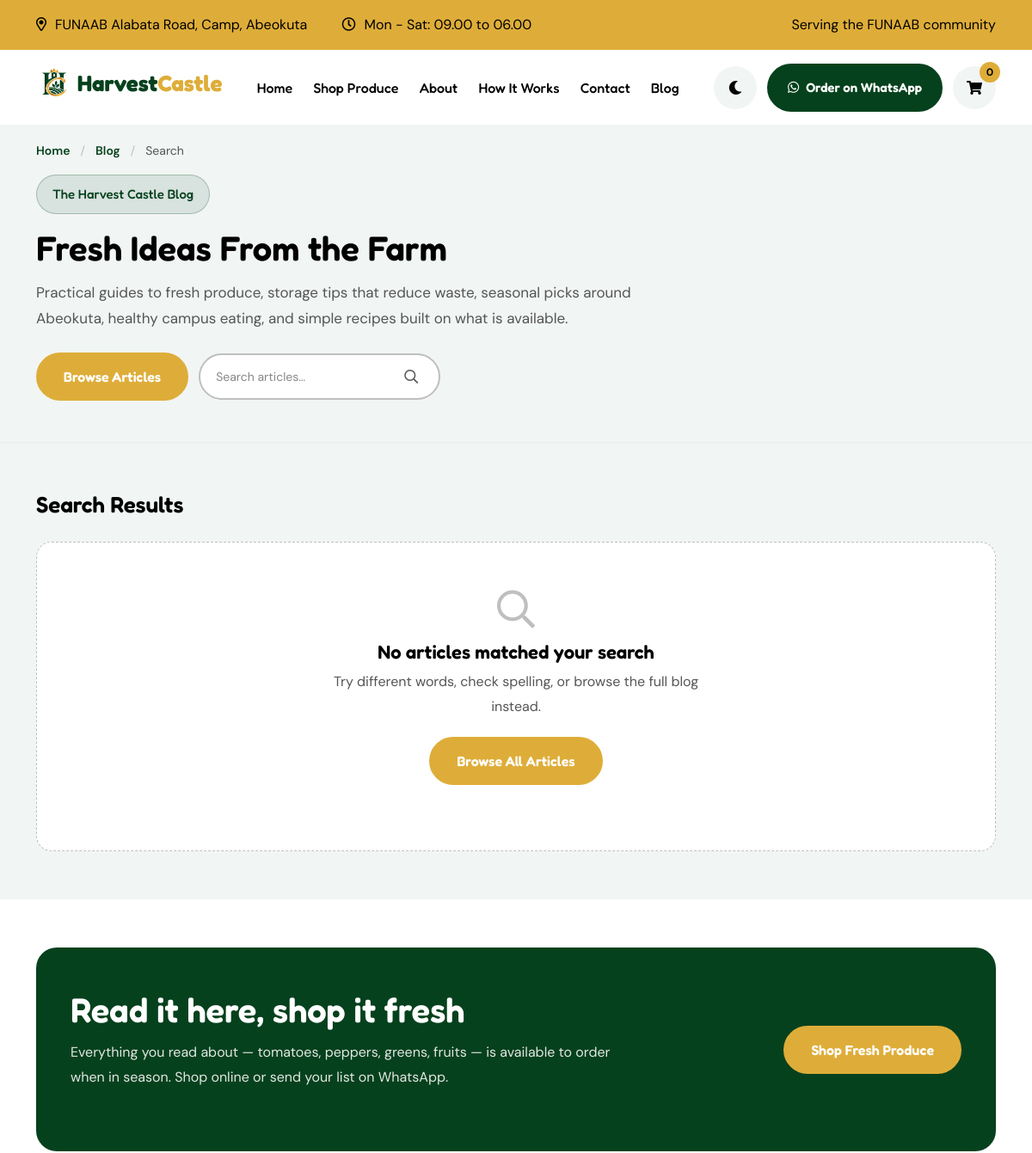
Before: /blog/search/ (upper part) with the older database file.
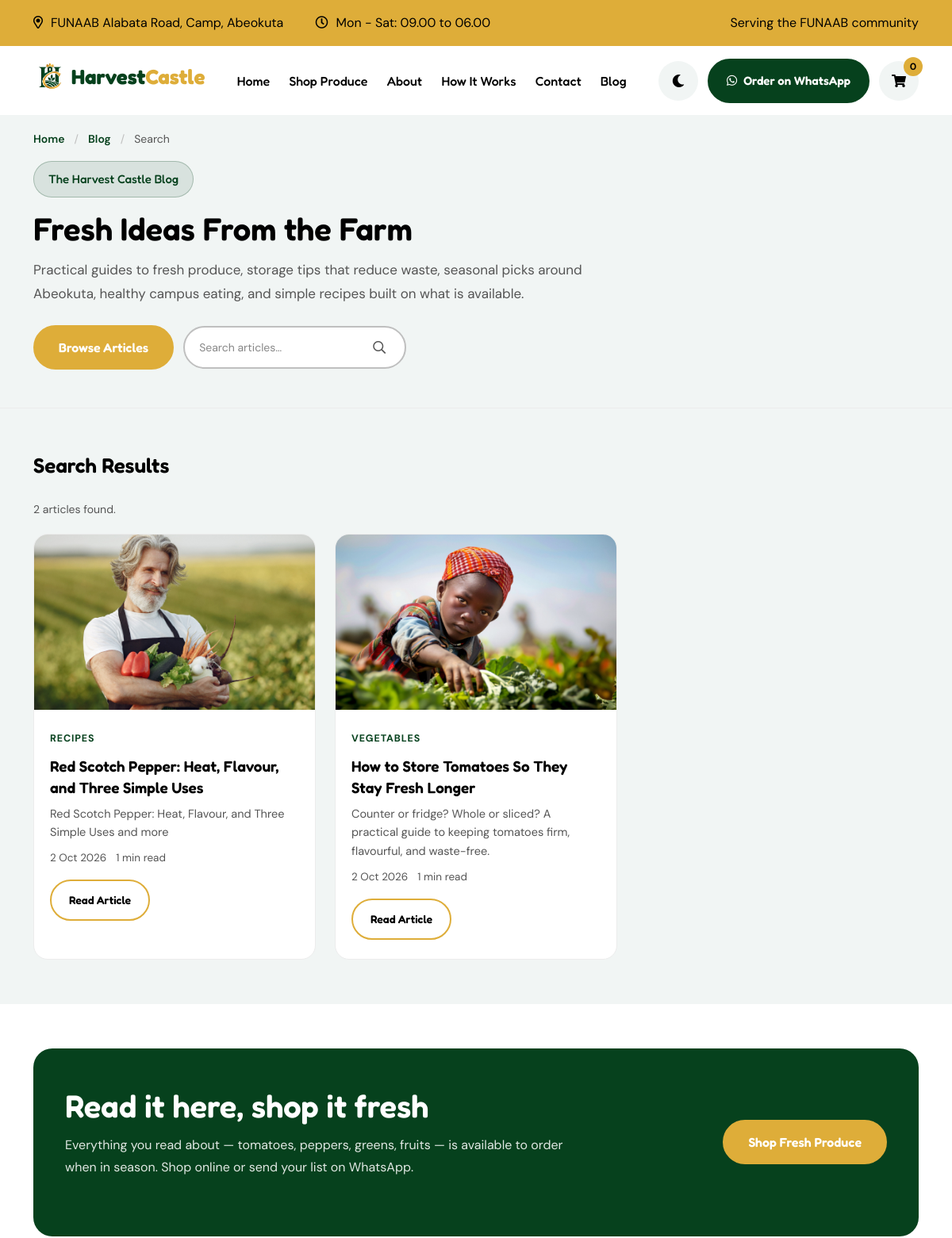
After: the same page with the newer database file.
### main/models.py (models this page shows, shortened)
class BlogPost(models.Model):
    STATUS_PUBLISHED = "published"
    STATUS_DRAFT = "draft"
    STATUS_CHOICES = [
        (STATUS_PUBLISHED, "Published"),
        (STATUS_DRAFT, "Draft"),
    ]
    title = models.CharField(max_length=160)
    slug = models.SlugField(max_length=180, unique=True, blank=True)
    category = models.ForeignKey(
        BlogCategory, on_delete=models.PROTECT, related_name="posts"
    )
    excerpt = models.TextField(max_length=500)
    author = models.CharField(
        max_length=80, default="Harvest Castle Team", blank=True
    )
    tags = models.CharField(
        max_length=250,
        blank=True,
        default="",
        help_text="Comma-separated, e.g. tomatoes, storage, food waste.",
    )
    image = models.ImageField(
        upload_to="blog/",
        help_text="Required — every post must have a featured image.",
    )
    image_alt = models.CharField(
        max_length=125,
        blank=True,
        default="",
        help_text="Auto-filled as '<title> image' when left empty. "
        "You can still edit it for a better description.",
    )
    image_caption = models.CharField(max_length=200, blank=True, default="")
    body = models.TextField()
    status = models.CharField(
        max_length=10, choices=STATUS_CHOICES, default=STATUS_DRAFT
    )
    is_featured = models.BooleanField(
        default=False,
        help_text="Editor's pick slot on the blog page.",
    )
    seo_title = models.CharField(
        max_length=160,
        blank=True,
        default="",
        help_text="Shown in browser tabs and search results. "
        "Leave empty to use the post title.",
    )
    seo_description = models.CharField(
        max_length=300,
        blank=True,
        default="",
        help_text="Short summary for search results "
        "(about 150–160 characters is ideal).",
    )
    reading_time = models.PositiveIntegerField(
        default=1,
        editable=False,
        help_text="Minutes, auto-calculated from the body (~250 wpm).",
    )
    published_at = models.DateTimeField(default=timezone.now)
    created_at = models.DateTimeField(auto_now_add=True)
    updated_at = models.DateTimeField(auto_now=True)
    class Meta:
        ordering = ["-published_at"]
        verbose_name = "Blog Post"
        verbose_name_plural = "Blog Posts"
        indexes = [
            models.Index(fields=["status", "published_at"]),
            models.Index(fields=["slug"]),
        ]

class BlogCategory(models.Model):
    name = models.CharField(max_length=120, unique=True)
    slug = models.SlugField(max_length=140, unique=True, blank=True)
    description = models.TextField(blank=True)
    created_at = models.DateTimeField(auto_now_add=True)
    updated_at = models.DateTimeField(auto_now=True)
    class Meta:
        ordering = ["name"]
        verbose_name = "Blog Category"
        verbose_name_plural = "Blog Categories"

### main/views.py (the view, shortened to what this page needs)
# urls.py: path('blog/search/', views.blog_search, name='blog_search'),
def blog_search(request):
    query = request.GET.get("q", "").strip()
    posts = _published_posts()
    paginator = Paginator(posts, BLOG_PAGE_SIZE)
    page_obj = paginator.get_page(request.GET.get("page"))
    context = {
        "query": query,
        "categories": list(BlogCategory.objects.order_by("name")),
        "posts": page_obj.object_list,
        "page_obj": page_obj,
        "total_count": paginator.count,
    }
    return render(request, 'blog-search.html', context)

### main/views.py (called while the page is built)
def _published_posts():
    return (
        BlogPost.objects.filter(status=BlogPost.STATUS_PUBLISHED)
        .select_related("category")
        .order_by("-published_at", "-id")
    )

### main/templates/blog-search.html (shortened to what this page needs)
{% extends "layout.html" %}
{% load static %}
{% block content %}
<main id="fd-main">
    <div class="fd-blog-hero">
        <div class="container">
            <nav aria-label="Breadcrumb">
                <ol class="fd-breadcrumb">
                    <li><a href="{% url 'harvest_castle:index' %}">Home</a></li>
                    <li><a href="{% url 'harvest_castle:blog' %}">Blog</a></li>
                    <li aria-current="page">Search</li>
                </ol>
            </nav>
            <span class="fd-hero-tag">The Harvest Castle Blog</span>
            <h1>Fresh Ideas From the Farm</h1>
            <p>Practical guides to fresh produce, storage tips that reduce waste, seasonal picks around Abeokuta, healthy campus eating, and simple recipes built on what is available.</p>
            <div class="fd-blog-hero-actions">
                <a href="#fd-blog-latest" class="vs-btn">Browse Articles</a>
                <form action="{% url 'harvest_castle:blog_search' %}" method="get" role="search" class="fd-search-simple" id="fd-blog-search-simple">
                    <div class="fd-search-input-wrapper">
                        <input id="fd-blog-search-input" name="q" type="search" value="{{ query|escape }}" placeholder="Search articles&hellip;" autocomplete="off" aria-label="Search articles">
                        <button type="submit" class="fd-search-submit" aria-label="Search"><i class="far fa-search" aria-hidden="true"></i></button>
                    </div>
                </form>
            </div>
        </div>
    </div>
    <section class="fd-blog-block is-smoke" aria-labelledby="fd-blog-search-title">
        <div class="container">
            <div class="fd-blog-head">
                <h2 id="fd-blog-search-title">Search Results</h2>
            </div>
            {% if total_count > 0 %}
            <p class="fd-result-count" role="status" style="margin-bottom: 18px;">{{ total_count }} article{{ total_count|pluralize }} found.</p>
            <div class="fd-post-grid">
                {% for post in posts %}
                {% include "partials/blog_card.html" with post=post %}
                {% endfor %}
            </div>
            {% else %}
            <div class="fd-shop-state" role="status">
                <i class="far fa-search" aria-hidden="true"></i>
                <h2>No articles matched your search</h2>
                <p>Try different words, check spelling, or browse the full blog instead.</p>
                <p><a class="vs-btn" href="{% url 'harvest_castle:blog' %}">Browse All Articles</a></p>
            </div>
            {% endif %}
        </div>
    </section>
    <section class="space-bottom" aria-labelledby="fd-blog-cta-title">
        <div class="container">
            <div class="fd-cta-band" style="margin-top: 56px;">
                <div class="row align-items-center g-4">
                    <div class="col-lg-8">
                        <h2 id="fd-blog-cta-title">Read it here, shop it fresh</h2>
                        <p>Everything you read about &mdash; tomatoes, peppers, greens, fruits &mdash; is available to order when in season. Shop online or send your list on WhatsApp.</p>
                    </div>
                    <div class="col-lg-4 text-lg-end">
                        <a href="{% url 'harvest_castle:product' %}" class="vs-btn">Shop Fresh Produce</a>
                    </div>
                </div>
            </div>
        </div>
    </section>
</main>
{% endblock content %}

### main/templates/partials/blog_card.html
<article class="fd-post-card{% if not post.image %} has-fallback{% endif %}">
    <a class="fd-post-media" href="{% url 'harvest_castle:blog_detail' slug=post.slug %}" tabindex="-1" aria-hidden="true">
        {% if post.image %}
        <img src="{{ post.image.url }}" alt="{{ post.image_alt|default:post.title }}" loading="lazy" decoding="async">
        {% else %}
        <span class="fd-post-img-fallback" aria-hidden="true"><i class="fas fa-leaf"></i></span>
        {% endif %}
    </a>
    <div class="fd-post-body">
        <a class="fd-post-cat" href="{% url 'harvest_castle:blog_category' slug=post.category.slug %}">{{ post.category.name }}</a>
        <h3 class="fd-post-title"><a href="{% url 'harvest_castle:blog_detail' slug=post.slug %}">{{ post.title }}</a></h3>
        <p class="fd-post-excerpt">{{ post.excerpt }}</p>
        <p class="fd-post-meta"><span class="fd-meta-item">{{ post.published_at|date:"j M Y" }}</span><span class="fd-meta-item">{{ post.reading_time }} min read</span></p>
        <a class="fd-post-more" href="{% url 'harvest_castle:blog_detail' slug=post.slug %}">Read Article</a>
    </div>
</article>

Changed rows visible on the page:
added BlogPost: image (picture), category.name "RECIPES", title "Red Scotch Pepper: Heat, Flavour, and Three Simple Uses", excerpt "Red Scotch Pepper: Heat, Flavour, and Three Simple Uses and more", published_at "2 Oct 2026", reading_time "1"
added BlogPost: image (picture), category.name "VEGETABLES", title "How to Store Tomatoes So They Stay Fresh Longer", excerpt "Counter or fridge? Whole or sliced? A practical guide to keeping tomatoes firm, flavourful, and waste-free.", published_at "2 Oct 2026", reading_time "1"
Other visible differences:
{{ total_count }}: (not shown) → "2"
text no longer shown: "No articles matched your search Try different words, check spelling, or browse the full blog instead. Browse All Articles"
text now shown: "article found."
